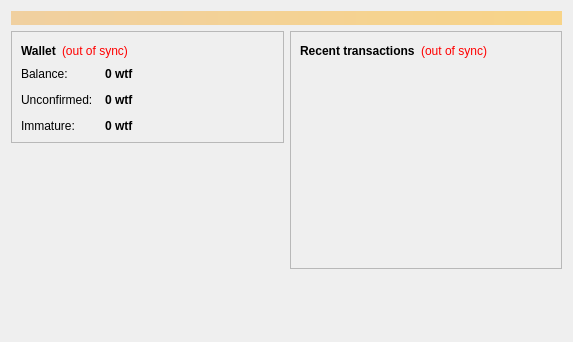
<?xml version="1.0" encoding="UTF-8"?>
<ui version="4.0">
 <class>OverviewPage</class>
 <widget class="QWidget" name="OverviewPage">
  <property name="geometry">
   <rect>
    <x>0</x>
    <y>0</y>
    <width>573</width>
    <height>342</height>
   </rect>
  </property>
  <property name="windowTitle">
   <string>Form</string>
  </property>
  <layout class="QVBoxLayout" name="topLayout">
   <item>
    <widget class="QLabel" name="labelAlerts">
     <property name="visible">
      <bool>false</bool>
     </property>
     <property name="styleSheet">
      <string notr="true">background-color: qlineargradient(x1: 0, y1: 0, x2: 1, y2: 0, stop:0 #F0D0A0, stop:1 #F8D488); color:#000000;</string>
     </property>
     <property name="wordWrap">
      <bool>true</bool>
     </property>
     <property name="margin">
      <number>3</number>
     </property>
    </widget>
   </item>
   <item>
    <layout class="QHBoxLayout" name="horizontalLayout" stretch="1,1">
     <item>
      <layout class="QVBoxLayout" name="verticalLayout_2">
       <item>
        <widget class="QFrame" name="frame">
         <property name="frameShape">
          <enum>QFrame::StyledPanel</enum>
         </property>
         <property name="frameShadow">
          <enum>QFrame::Raised</enum>
         </property>
         <layout class="QVBoxLayout" name="verticalLayout_4">
          <item>
           <layout class="QHBoxLayout" name="horizontalLayout_4">
            <item>
             <widget class="QLabel" name="label_5">
              <property name="font">
               <font>
                <weight>75</weight>
                <bold>true</bold>
               </font>
              </property>
              <property name="text">
               <string>Wallet</string>
              </property>
             </widget>
            </item>
            <item>
             <widget class="QLabel" name="labelWalletStatus">
              <property name="toolTip">
               <string>The displayed information may be out of date. Your wallet automatically synchronizes with the WTF network after a connection is established, but this process has not completed yet.</string>
              </property>
              <property name="styleSheet">
               <string notr="true">QLabel { color: red; }</string>
              </property>
              <property name="text">
               <string notr="true">(out of sync)</string>
              </property>
              <property name="alignment">
               <set>Qt::AlignLeading|Qt::AlignLeft|Qt::AlignVCenter</set>
              </property>
             </widget>
            </item>
            <item>
             <spacer name="horizontalSpacer_2">
              <property name="orientation">
               <enum>Qt::Horizontal</enum>
              </property>
              <property name="sizeHint" stdset="0">
               <size>
                <width>40</width>
                <height>20</height>
               </size>
              </property>
             </spacer>
            </item>
           </layout>
          </item>
          <item>
           <layout class="QFormLayout" name="formLayout_2">
            <property name="fieldGrowthPolicy">
             <enum>QFormLayout::AllNonFixedFieldsGrow</enum>
            </property>
            <property name="horizontalSpacing">
             <number>12</number>
            </property>
            <property name="verticalSpacing">
             <number>12</number>
            </property>
            <item row="0" column="0">
             <widget class="QLabel" name="label">
              <property name="text">
               <string>Balance:</string>
              </property>
             </widget>
            </item>
            <item row="0" column="1">
             <widget class="QLabel" name="labelBalance">
              <property name="font">
               <font>
                <weight>75</weight>
                <bold>true</bold>
               </font>
              </property>
              <property name="cursor">
               <cursorShape>IBeamCursor</cursorShape>
              </property>
              <property name="toolTip">
               <string>Your current balance</string>
              </property>
              <property name="text">
               <string notr="true">0 wtf</string>
              </property>
              <property name="textInteractionFlags">
               <set>Qt::LinksAccessibleByMouse|Qt::TextSelectableByKeyboard|Qt::TextSelectableByMouse</set>
              </property>
             </widget>
            </item>
            <item row="1" column="0">
             <widget class="QLabel" name="label_3">
              <property name="text">
               <string>Unconfirmed:</string>
              </property>
             </widget>
            </item>
            <item row="1" column="1">
             <widget class="QLabel" name="labelUnconfirmed">
              <property name="font">
               <font>
                <weight>75</weight>
                <bold>true</bold>
               </font>
              </property>
              <property name="cursor">
               <cursorShape>IBeamCursor</cursorShape>
              </property>
              <property name="toolTip">
               <string>Total of transactions that have yet to be confirmed, and do not yet count toward the current balance</string>
              </property>
              <property name="text">
               <string notr="true">0 wtf</string>
              </property>
              <property name="textInteractionFlags">
               <set>Qt::LinksAccessibleByMouse|Qt::TextSelectableByKeyboard|Qt::TextSelectableByMouse</set>
              </property>
             </widget>
            </item>
            <item row="2" column="0">
             <widget class="QLabel" name="labelImmatureText">
              <property name="text">
               <string>Immature:</string>
              </property>
             </widget>
            </item>
            <item row="2" column="1">
             <widget class="QLabel" name="labelImmature">
              <property name="font">
               <font>
                <weight>75</weight>
                <bold>true</bold>
               </font>
              </property>
              <property name="toolTip">
               <string>Mined balance that has not yet matured</string>
              </property>
              <property name="text">
               <string notr="true">0 wtf</string>
              </property>
              <property name="textInteractionFlags">
               <set>Qt::LinksAccessibleByMouse|Qt::TextSelectableByKeyboard|Qt::TextSelectableByMouse</set>
              </property>
             </widget>
            </item>
           </layout>
          </item>
         </layout>
        </widget>
       </item>
       <item>
        <spacer name="verticalSpacer">
         <property name="orientation">
          <enum>Qt::Vertical</enum>
         </property>
         <property name="sizeHint" stdset="0">
          <size>
           <width>20</width>
           <height>40</height>
          </size>
         </property>
        </spacer>
       </item>
      </layout>
     </item>
     <item>
      <layout class="QVBoxLayout" name="verticalLayout_3">
       <item>
        <widget class="QFrame" name="frame_2">
         <property name="frameShape">
          <enum>QFrame::StyledPanel</enum>
         </property>
         <property name="frameShadow">
          <enum>QFrame::Raised</enum>
         </property>
         <layout class="QVBoxLayout" name="verticalLayout">
          <item>
           <layout class="QHBoxLayout" name="horizontalLayout_2">
            <item>
             <widget class="QLabel" name="label_4">
              <property name="text">
               <string>&lt;b&gt;Recent transactions&lt;/b&gt;</string>
              </property>
             </widget>
            </item>
            <item>
             <widget class="QLabel" name="labelTransactionsStatus">
              <property name="toolTip">
               <string>The displayed information may be out of date. Your wallet automatically synchronizes with the WTF network after a connection is established, but this process has not completed yet.</string>
              </property>
              <property name="styleSheet">
               <string notr="true">QLabel { color: red; }</string>
              </property>
              <property name="text">
               <string notr="true">(out of sync)</string>
              </property>
              <property name="alignment">
               <set>Qt::AlignRight|Qt::AlignTrailing|Qt::AlignVCenter</set>
              </property>
             </widget>
            </item>
            <item>
             <spacer name="horizontalSpacer">
              <property name="orientation">
               <enum>Qt::Horizontal</enum>
              </property>
              <property name="sizeHint" stdset="0">
               <size>
                <width>40</width>
                <height>20</height>
               </size>
              </property>
             </spacer>
            </item>
           </layout>
          </item>
          <item>
           <widget class="QListView" name="listTransactions">
            <property name="styleSheet">
             <string notr="true">QListView { background: transparent; }</string>
            </property>
            <property name="frameShape">
             <enum>QFrame::NoFrame</enum>
            </property>
            <property name="verticalScrollBarPolicy">
             <enum>Qt::ScrollBarAlwaysOff</enum>
            </property>
            <property name="horizontalScrollBarPolicy">
             <enum>Qt::ScrollBarAlwaysOff</enum>
            </property>
            <property name="selectionMode">
             <enum>QAbstractItemView::NoSelection</enum>
            </property>
           </widget>
          </item>
         </layout>
        </widget>
       </item>
       <item>
        <spacer name="verticalSpacer_2">
         <property name="orientation">
          <enum>Qt::Vertical</enum>
         </property>
         <property name="sizeHint" stdset="0">
          <size>
           <width>20</width>
           <height>40</height>
          </size>
         </property>
        </spacer>
       </item>
      </layout>
     </item>
    </layout>
   </item>
  </layout>
 </widget>
 <resources/>
 <connections/>
</ui>
